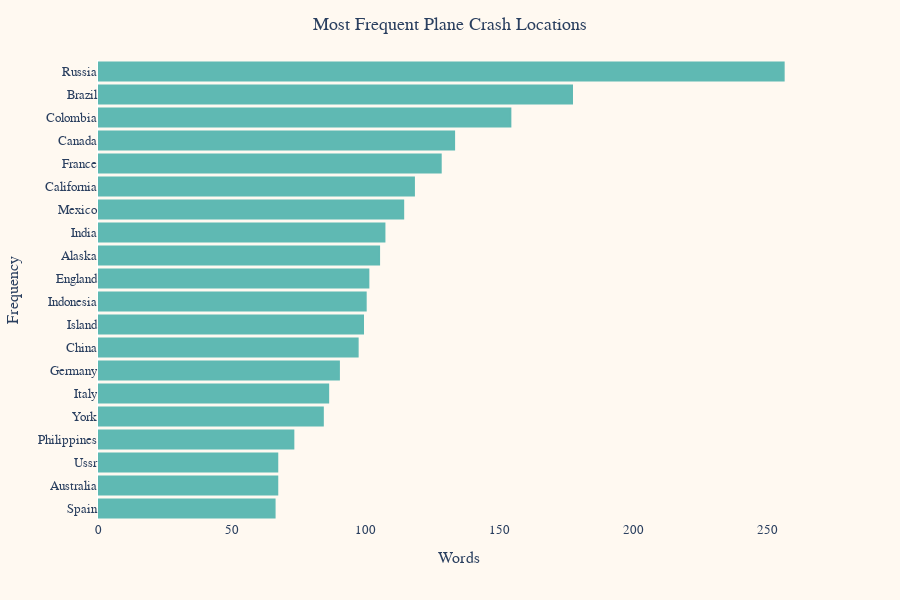

Source (notebook cell):
### Code cell
# Create a bar chart
lfig = px.bar(x=counts, y=words, color=counts, color_continuous_scale='Viridis',
            orientation='h')

# Customize the bar chart
lfig.update_layout(
    xaxis_title="Words", 
    yaxis_title="Frequency", 
    title="Most Frequent Plane Crash Locations",
    xaxis_showgrid=False, 
    yaxis_showgrid=False,
    title_x=0.5,  
    plot_bgcolor='#FFF9F1', 
    paper_bgcolor='#FFF9F1',
    font_family = 'Din Condensed',
    font_size = 13,
    height=600,
    width=900,
    )


lfig.update_traces(marker_color='#5FB9B3', marker_line_color='#5FB9B3', marker_line_width=1.5)

# Show the plot
lfig.show()

### Figure 1 — Plotly figure (JSON) as saved in the notebook; plotly's stock layout.template omitted (floating-point values rounded to 4 significant figures)
{"data": [{"alignmentgroup": "True", "hovertemplate": "x=%{x}<br>y=%{y}<br>color=%{marker.color}<extra></extra>", "legendgroup": "", "marker": {"color": "#5FB9B3", "coloraxis": "coloraxis", "line": {"color": "#5FB9B3", "width": 1.5}, "pattern": {"shape": ""}}, "name": "", "offsetgroup": "", "orientation": "h", "showlegend": false, "textposition": "auto", "type": "bar", "x": [66, 67, 67, 73, 84, 86, 90, 97, 99, 100, 101, 105, 107, 114, 118, 128, 133, 154, 177, 256], "xaxis": "x", "y": ["Spain", "Australia", "Ussr", "Philippines", "York", "Italy", "Germany", "China", "Island", "Indonesia", "England", "Alaska", "India", "Mexico", "California", "France", "Canada", "Colombia", "Brazil", "Russia"], "yaxis": "y"}], "layout": {"barmode": "relative", "coloraxis": {"colorbar": {"title": {"text": "color"}}, "colorscale": [[0, "#440154"], [0.1111, "#482878"], [0.2222, "#3e4989"], [0.3333, "#31688e"], [0.4444, "#26828e"], [0.5556, "#1f9e89"], [0.6667, "#35b779"], [0.7778, "#6ece58"], [0.8889, "#b5de2b"], [1, "#fde725"]]}, "font": {"family": "Din Condensed", "size": 13}, "height": 600, "legend": {"tracegroupgap": 0}, "margin": {"t": 60}, "paper_bgcolor": "#FFF9F1", "plot_bgcolor": "#FFF9F1", "title": {"text": "Most Frequent Plane Crash Locations", "x": 0.5}, "width": 900, "xaxis": {"anchor": "y", "domain": [0, 1], "showgrid": false, "title": {"text": "Words"}}, "yaxis": {"anchor": "x", "domain": [0, 1], "showgrid": false, "title": {"text": "Frequency"}}}}
